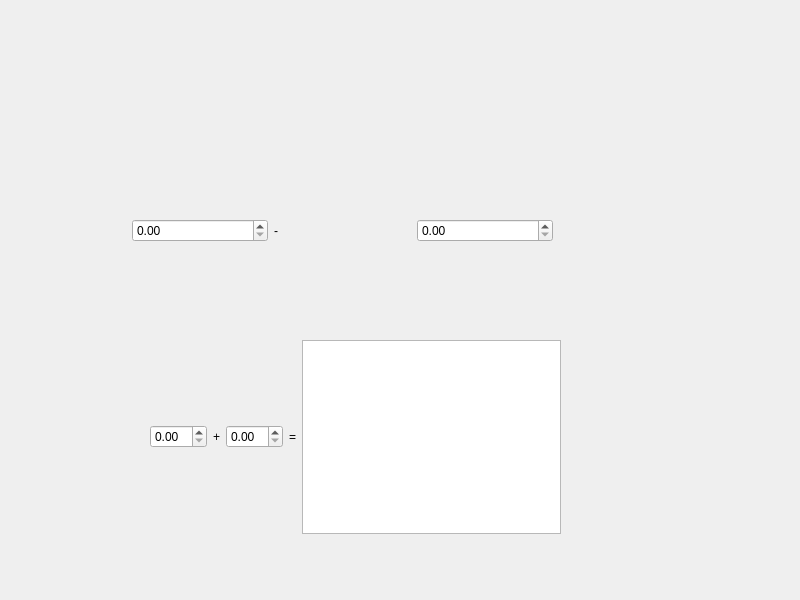
<?xml version="1.0" encoding="UTF-8"?>
<ui version="4.0">
 <class>calculator</class>
 <widget class="QWidget" name="calculator">
  <property name="geometry">
   <rect>
    <x>0</x>
    <y>0</y>
    <width>800</width>
    <height>600</height>
   </rect>
  </property>
  <property name="windowTitle">
   <string>calculator</string>
  </property>
  <widget class="QWidget" name="">
   <property name="geometry">
    <rect>
     <x>132</x>
     <y>150</y>
     <width>421</width>
     <height>161</height>
    </rect>
   </property>
   <layout class="QVBoxLayout" name="verticalLayout">
    <item>
     <layout class="QHBoxLayout" name="horizontalLayout_2">
      <item>
       <widget class="QDoubleSpinBox" name="doubleSpinBox_3"/>
      </item>
      <item>
       <widget class="QLabel" name="label_2">
        <property name="text">
         <string>-</string>
        </property>
       </widget>
      </item>
      <item>
       <widget class="QDoubleSpinBox" name="doubleSpinBox_4"/>
      </item>
     </layout>
    </item>
   </layout>
  </widget>
  <widget class="QWidget" name="">
   <property name="geometry">
    <rect>
     <x>150</x>
     <y>340</y>
     <width>424</width>
     <height>194</height>
    </rect>
   </property>
   <layout class="QHBoxLayout" name="horizontalLayout">
    <item>
     <widget class="QDoubleSpinBox" name="doubleSpinBox"/>
    </item>
    <item>
     <widget class="QLabel" name="label">
      <property name="text">
       <string>+</string>
      </property>
      <property name="alignment">
       <set>Qt::AlignCenter</set>
      </property>
     </widget>
    </item>
    <item>
     <widget class="QDoubleSpinBox" name="doubleSpinBox_2"/>
    </item>
    <item>
     <widget class="QLabel" name="label_5">
      <property name="text">
       <string>=</string>
      </property>
     </widget>
    </item>
    <item>
     <widget class="QListWidget" name="listWidget"/>
    </item>
    <item>
     <widget class="QLabel" name="label_3">
      <property name="text">
       <string/>
      </property>
     </widget>
    </item>
   </layout>
  </widget>
 </widget>
 <resources/>
 <connections/>
</ui>
